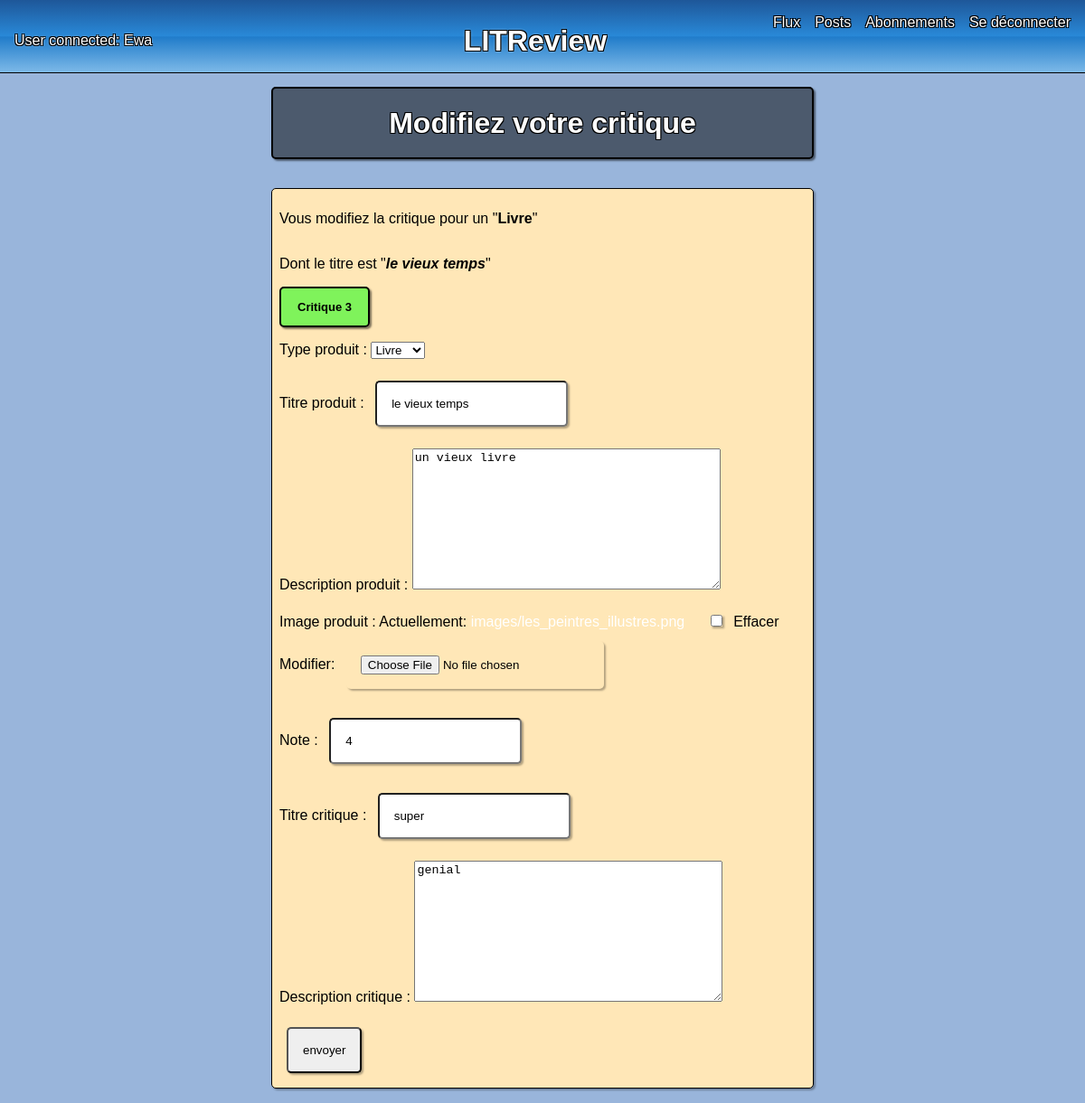
Page /update-own-critique/3 (signed in) on the committed database.
### base/models.py (models this page shows, shortened)
class Review(models.Model):
    ticket = models.ForeignKey(to=Ticket,
                               on_delete=models.CASCADE,
                               null=True,
                               blank=True
                               )
    type_produit = models.CharField(max_length=8,
                                    choices=PRODUCT_CHOICES,
                                    default="Livre"
                                    )
    titre_produit = models.CharField(max_length=128
                                    )
    description_produit = models.TextField(max_length=8192,
                                           null=True,
                                           blank=True
                                           )
    image_produit = models.ImageField(upload_to ='images',
                                     null=True,
                                     blank=True,
                                     )
    note = models.PositiveSmallIntegerField(validators=[MinValueValidator(0), MaxValueValidator(5)],
                                            blank=True
                                            )
    titre_critique = models.CharField(max_length=128,
                                blank=True
    )
    user = models.ForeignKey(to=settings.AUTH_USER_MODEL,
                             on_delete=models.CASCADE,
                             null=True,
                             blank=True
                             )
    description_critique = models.TextField(max_length=8192,
                            null=True,
                            blank=True
                            )
    time_created = models.DateTimeField(auto_now_add=True)
    class Meta:
        ordering = ['-time_created']

### base/views.py (the view)
# urls.py: path('update-own-critique/<str:pk>', views.update_own_critique, name='update-own-critique'),
@login_required(login_url='/')
def update_own_critique(request, pk):
    review = Review.objects.get(pk=pk)
    reviewForm = ReviewForm(instance=review)
    if request.method == 'POST':
        reviewForm = ReviewForm(request.POST, request.FILES, instance=review)
        if reviewForm.is_valid():
            reviewForm.save()
            return redirect('own')
    context = { 'reviewForm': reviewForm,
                'review': review
                }
    return render(request, 'base/update_own_critique.html', context)

### base/forms.py
class ReviewForm(ModelForm):
    class Meta:
        model = Review
        fields = [
            'type_produit',
            'titre_produit',
            'description_produit',
            'image_produit',
            'note',
            'titre_critique',
            'description_critique'
        ]

### base/templates/base/update_own_critique.html (shortened to what this page needs)
{% extends 'main.html' %}
{% block content %}
<div class="main-container">
    <h1 class="page-title">Modifiez votre critique</h1>
    <div class="review">
        <p>Vous modifiez la critique pour un "<b>{{review.type_produit}}</b>"</p>
        <p>Dont le titre est "<i><b>{{review.titre_produit}}</i></b>"</p>
        <div class="critique-tag">
            <p>Critique {{review.pk}}</p>
        </div>
        <form enctype="multipart/form-data" method="POST" action="">
            {% if reviewForm %}
                {{reviewForm.as_p}}
            {% else %}
                <p>Something went wrong with the form...</p>
            {% endif %}
            <input type="submit" name="submit" value='envoyer' />
        </form>
    </div>
</div>
{%endblock content%}

### templates/navbar.html
<nav>
    <div class="navbar-auth">
        {% if user.is_authenticated %}
            <p class="logged-user">User connected: {{ user|capfirst }}</p>
        {% else %}
            <p class="logged-user">User connected: None</p>
        {% endif %}
    </div>
    <div class="navbar-title">
        {% if user.is_authenticated %}
            <a href="{% url 'flux' %}"%>
                <h1>LITReview</h1>
            </a>
        {% else %}
            <a href="{% url 'login' %}">
                <h1>LITReview</h1>
            </a>
        {% endif %}
    </div>
    {% if user.is_authenticated %}
        <div class="navbar-satellites">
            {% if request.get_full_path == "/flux/" %}
                <a href="{% url 'flux' %}" class="active">Flux</a>
            {% else %}
                <a href="{% url 'flux' %}">Flux</a>
            {% endif %}
            {% if request.get_full_path == "/own-posts/" %}
                <a href="{% url 'own' %}" class="active">Posts</a>
            {% else %}
                <a href="{% url 'own' %}">Posts</a>
            {% endif %}
            {% if request.get_full_path == "/abo/" %}
                <a href="{% url 'abo' %}" class="active">Abonnements</a>
            {% else %}
                <a href="{% url 'abo' %}">Abonnements</a>
            {% endif %}
            {% if request.get_full_path == "/" and user.is_authenticated %}
                <a href="{% url 'login' %}" class="active">Se connecter</a>
            {% else %}
                <a href="{% url 'logout' %}">Se déconnecter</a>
            {% endif %}
        </div>
    {% endif %}
</nav>

### static/styles/main.css (style rules this page uses)
html, body { box-sizing: border-box; border: 0; margin: 5vh 0 0 0; box-sizing: border-box; height: 100%; background-color: rgba(153,181,219,1); font-family: arial, helvetica, Verdana, sans-serif; }
.main-container { display: flex; flex-direction: column; justify-content:space-evenly; align-items: center; width: 50%; margin: auto; }
.ticket-tag, .critique-tag { display: flex; justify-content: center; align-items: center; width: 6rem; border: 2px solid black; border-radius: 5px; box-shadow: 2px 2px 2px rgba(0,0,0, .5); background-color: rgba(255,255,51, .8); text-align: center; font-size: small; font-weight: bold; }
.critique-tag { background-color: rgba(0, 255, 0, .5) }
a { text-decoration: none; margin-right: 1rem; color: #fff }
nav { z-index: 1; position: fixed; top: 0; width: 100%; height: 5rem; text-shadow: -1px -1px 0 #000, 1px -1px 0 #000, -1px 1px 0 #000, 1px 1px 0 #000; border-bottom: 1px solid black; display: grid; grid-template-columns: 1fr 1fr 1fr; background: #1e5799; background: -moz-linear-gradient(top, #1e5799 0%, #2989d8 50%, #207cca 51%, #7db9e8 100%); background: -webkit-linear-gradient(top, #1e5799 0%,#2989d8 50%,#207cca 51%,#7db9e8 100%); background: linear-gradient(to bottom, #1e5799 0%,#2989d8 50%,#207cca 51%,#7db9e8 100%); filter: progid:DXImageTransform.Microsoft.gradient( startColorstr='#1e5799', endColorstr='#7db9e8',GradientType=0 ); }
.navbar-auth { display: flex; justify-content: flex-start; align-items: center; width: 100%; }
.navbar-title { display: flex; justify-content:center; align-items: center; font-size: .9rem; width: 100%; }
.navbar-satellites { width: 100%; padding-top: 1rem; display: flex; align-items: flex-start; justify-content: flex-end; }
nav h1 { font-size: 2rem; text-shadow: -1px -1px 0 #000, 1px -1px 0 #000, -1px 1px 0 #000, 1px 1px 0 #000, 0px 0px 3px #fff }
.logged-user { color: white; text-align: left; margin-left: 1rem; text-shadow: -1px -1px 0 #000, 1px -1px 0 #000, -1px 1px 0 #000, 1px 1px 0 #000, 0px 0px 3px #fff; }
input { padding: 1rem; margin: .5rem; border-radius: 5px; box-shadow: 2px 2px 2px rgba(0, 0, 0, 0.3); }
.ticket, .review { box-sizing: border-box; width: 100%; border: 1px solid black; box-shadow: 2px 2px 2px rgba(0, 0, 0, 0.3); border-radius: 5px; display: flex; flex-direction: column; padding: .5rem; margin: 1rem 0; background-color: rgb(200, 181, 219, .25); }
.review { background-color: rgba(255, 231, 183.25) }
form > input { position: relative; right: 0; }
.page-title { box-sizing: border-box; width: 100%; background-color: rgba(0, 0, 0, 0.5); display: flex; flex-direction: column; justify-content: center; align-items: center; border: 2px solid black; box-shadow: 2px 2px 2px rgba(0, 0, 0, 0.5); border-radius: 5px; height: 10vh; margin: 1rem 0rem; text-align: center; color: white; text-shadow: -1px -1px 0 #000, 1px -1px 0 #000, -1px 1px 0 #000, 1px 1px 0 #000; }

### rows in the picture
Review: type_produit "Livre", titre_produit "le vieux temps", pk "3", description_produit "un vieux livre", note "4", titre_critique "super", description_critique "genial"

### other values in the picture
{{ user|capfirst }} "Ewa"
